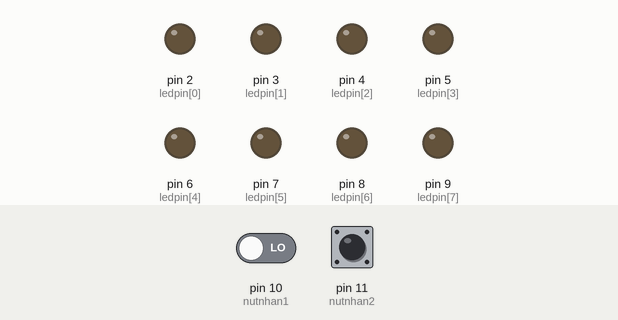
Bench run of a sketch on a simulated Arduino Uno, built with avr-gcc and run on an emulated ATmega328P. Parts: output pins drawn as LEDs (lit = HIGH). Dashed ring = blinking. The inputs (shaded band) are chosen by the test bench; at power-on: pin 10 (nutnhan1) LOW, pin 11 (nutnhan2) LOW.

Above: at 1.2 s.
1.3 s: pin 10 (nutnhan1) driven HIGH
At 1.7 s:
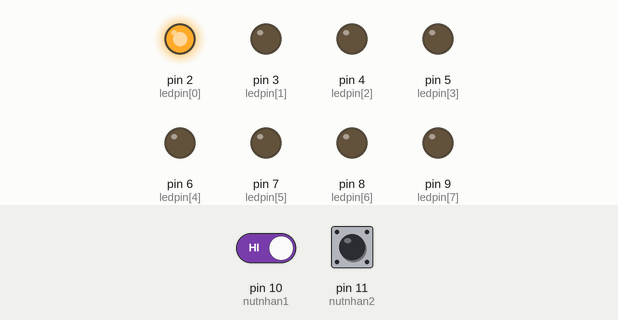
4.3 s: pin 11 (nutnhan2) driven HIGH
At 5.5 s:
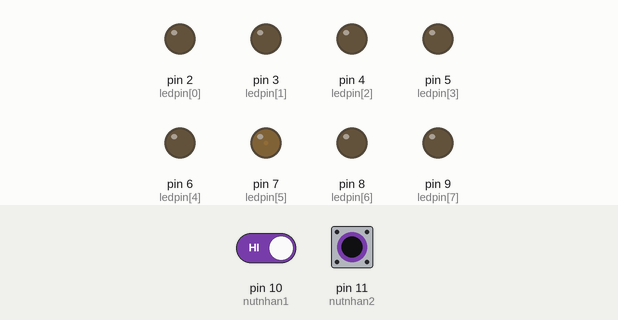
5.8 s: pin 10 (nutnhan1) driven LOW
At 7.2 s:
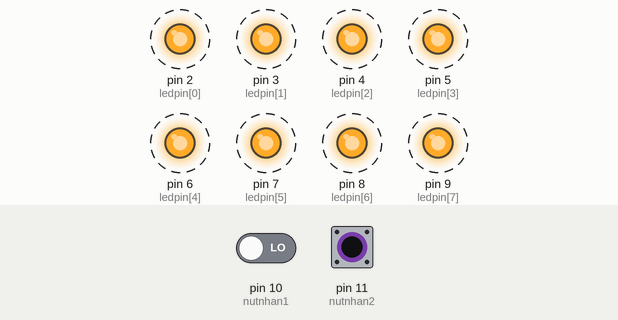
8.8 s: pin 11 (nutnhan2) driven LOW
At 9.2 s:
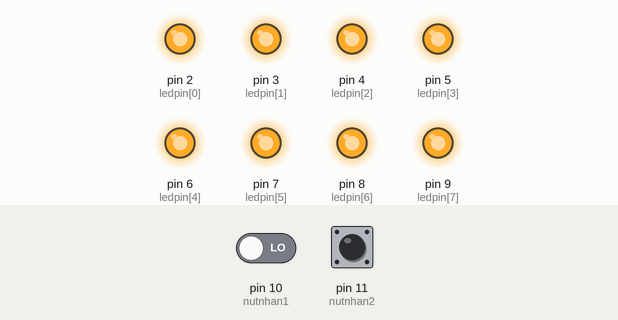
10.3 s: pin 10 (nutnhan1) driven HIGH
At 11.2 s:
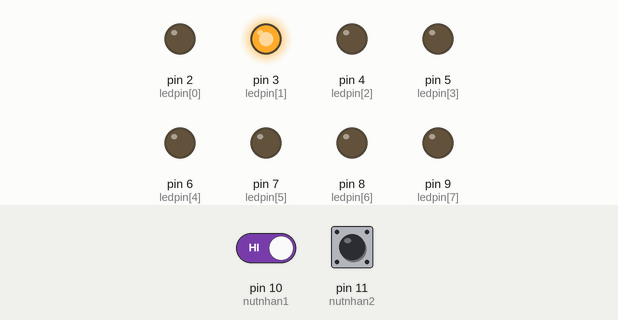
13.3 s: pin 11 (nutnhan2) pulsed HIGH 5 times (0.12 s each, 0.3 s apart)
Timing chart, 0 to 18.8 s (numbered marks = the images above; inputs shaded):
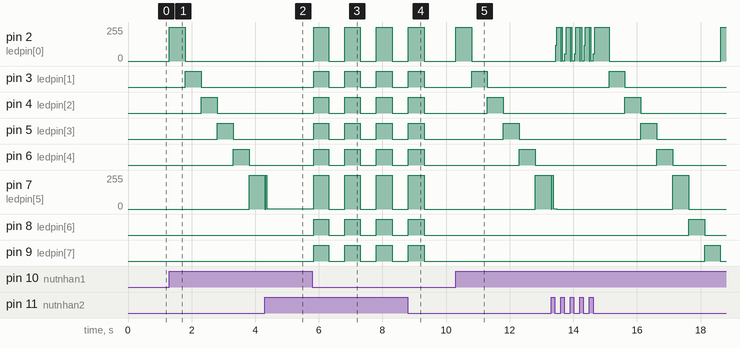

Measured:
- after the input at 1.3 s, pin 2 (ledpin[0]): 0/255 → 255/255 at once, → 0/255 0.50 s later; pin 3 (ledpin[1]): LOW → HIGH after 0.50 s, → LOW 0.50 s later; pin 4 (ledpin[2]): LOW → HIGH after 1.0 s, → LOW 0.50 s later; pin 5 (ledpin[3]): LOW → HIGH after 1.5 s, → LOW 0.50 s later; pin 6 (ledpin[4]): LOW → HIGH after 2.0 s, → LOW 0.50 s later
- after the input at 4.3 s, pin 2 (ledpin[0]): stays 0/255 (without the input it goes to 255/255 after 1.0 s); pin 8 (ledpin[6]): stays LOW (without the input it goes to HIGH after 0.01 s); pin 9 (ledpin[7]): stays LOW (without the input it goes to HIGH after 0.51 s)
- after the input at 5.8 s, pin 2 (ledpin[0]), pin 7 (ledpin[5]): alternates 255/255 for 0.50 s and 0/255 for 0.50 s, starting after 0.05 s; pin 3 (ledpin[1]), pin 4 (ledpin[2]), pin 5 (ledpin[3]), pin 6 (ledpin[4]), pin 8 (ledpin[6]), pin 9 (ledpin[7]): alternates HIGH for 0.50 s and LOW for 0.50 s, starting after 0.05 s
- after the input at 8.8 s, pin 2 (ledpin[0]), pin 7 (ledpin[5]): goes on until 9.3 s, then stays 0/255; pin 3 (ledpin[1]), pin 4 (ledpin[2]), pin 5 (ledpin[3]), pin 6 (ledpin[4]), pin 8 (ledpin[6]), pin 9 (ledpin[7]): goes on until 9.3 s, then stays LOW
- after the input at 10.3 s, pin 2 (ledpin[0]): 0/255 → 255/255 at once, → 0/255 0.50 s later; pin 3 (ledpin[1]): LOW → HIGH after 0.50 s, → LOW 0.50 s later; pin 4 (ledpin[2]): LOW → HIGH after 1.0 s, → LOW 0.50 s later; pin 5 (ledpin[3]): LOW → HIGH after 1.5 s, → LOW 0.50 s later; pin 6 (ledpin[4]): LOW → HIGH after 2.0 s, → LOW 0.50 s later

The sketch:

Chuyen_che_do_LED_bang_goto.ino
```cpp
#define nutnhan1 10
#define nutnhan2 11

int ledpin[] = {2,3,4,5,6,7,8,9};

int delayandcheck(int mdelay, int button)
{
  for(int i = 0 ; i < (mdelay/10) ; i++)
  {
    if(digitalRead(button) == 1)
    {
      return 1;
    }
    delay(10);
  }
}

//Nút nhấn 1
void sangduoi()
{
  for(int i = 0 ; i < 8 ; i++)
  {
    digitalWrite(ledpin[i],HIGH);
    //delayandcheck(500,nutnhan2)
    if(delayandcheck(500,nutnhan2) == 1)
    {
      digitalWrite(ledpin[i],LOW);
      goto bailout;
    }
    digitalWrite(ledpin[i],LOW);
  }
  bailout: ;
}

//Nút nhấn 2
void sangtat()
{
  for(int i = 0 ; i < 4 ; i++)
  {
    for (int j = 0 ; j < 8 ; j++)
    {
      digitalWrite(ledpin[j],HIGH);
      //delayMicroseconds(10);
    }
    //delayandcheck(500,nutnhan1);
    if(delayandcheck(500,nutnhan1) == 1)
    {
      for (int k = 0 ; k < 8 ; k++)
      {
        digitalWrite(ledpin[k],LOW);
      }
      goto bailout;
    }
    for (int k = 0 ; k < 8 ; k++)
    {
      digitalWrite(ledpin[k],LOW);
      //delayMicroseconds(10);
    }
    //delayandcheck(500,nutnhan1);
    if(delayandcheck(500,nutnhan1) == 1)
    {
      goto bailout;
    }
  }
  bailout: ;
}

void setup() {

  for(int i = 0 ; i < 8 ; i++)
  {
    pinMode(ledpin[i],OUTPUT);
  }
  for(int i = 0 ; i < 8 ; i++)
  {
    digitalWrite(ledpin[i],LOW);
  }

}

void loop() {

  if(digitalRead(nutnhan2) == 1)
    {
      sangtat();
    }
  if(digitalRead(nutnhan1) == 1)
    {
      sangduoi();
    }


  delay(10);


}
```
